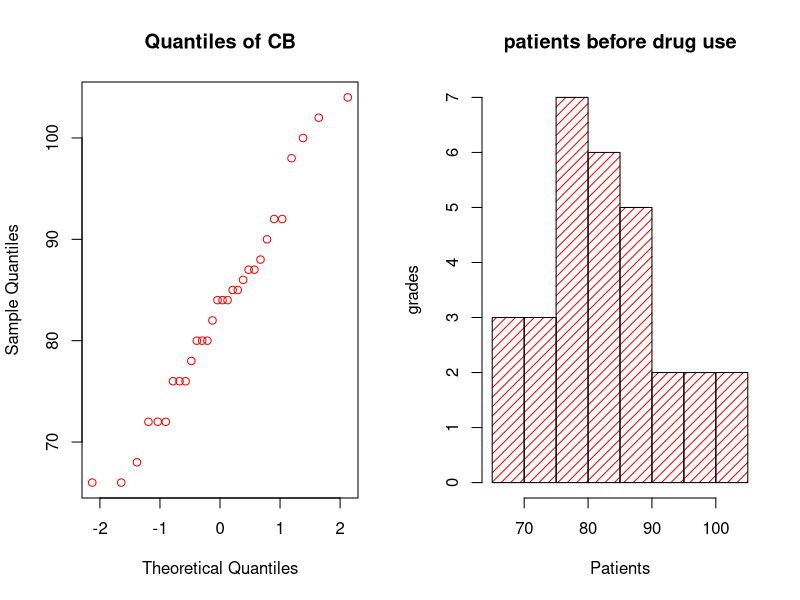
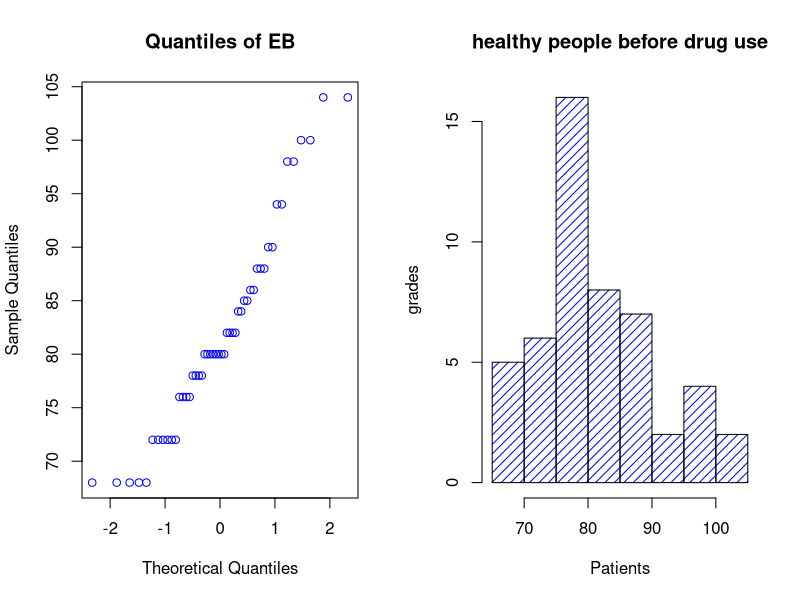
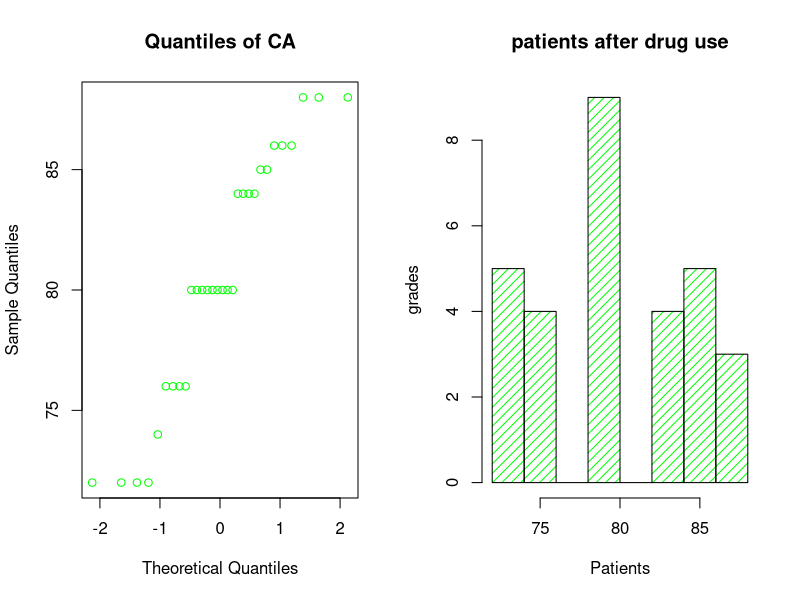
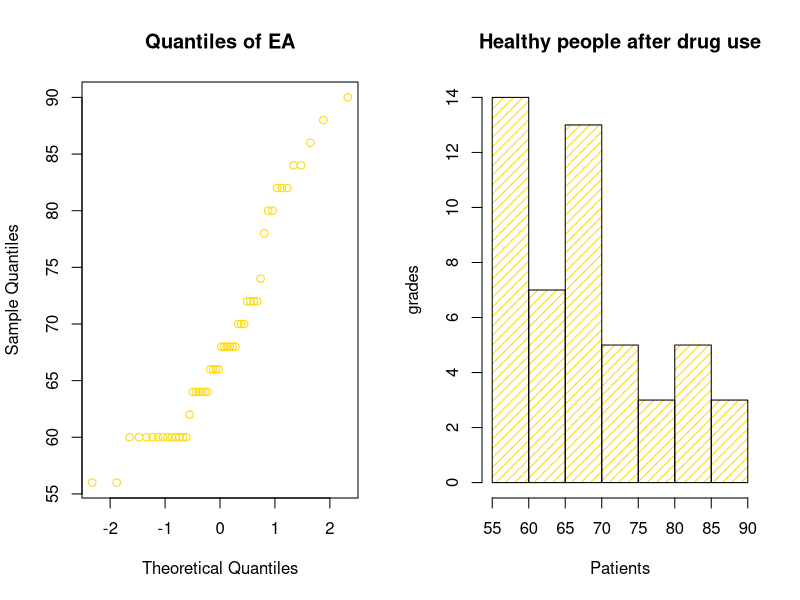
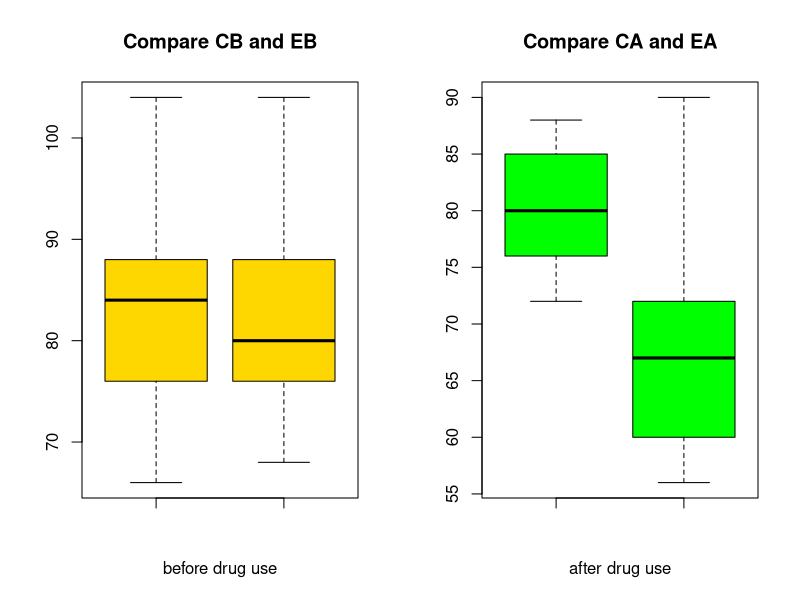
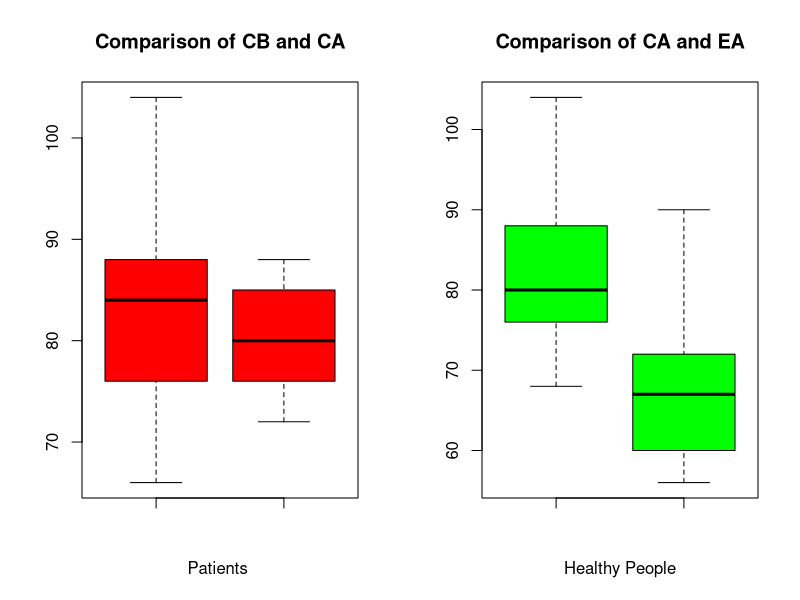

Write the R code that produced these figures, in order.
# Критерии сравнения групп и анализ таблиц сопряженности 
# Criteria for comparison of groups and analysis of contingency tables

#            Задание 1:
# 1:Проверить выборки на нормальность графически и с помощью подходящего статистического критерия.

#Opening the file pulse

setwd("/Users/macbook/Documents/university/R/Lab5")


getwd()
x=read.table("pulse.txt", header=TRUE, sep='\t')
x
# Точки указывают на одномерную нормальность набора данных. 
# Если данные распределены нормально, точки будут лежать на опорной линии под углом 45 градусов.
# Если данные не распределены нормально, точки будут отклоняться от опорной линии.
# CB:
oldpar=par()
par(mfrow=c(1,2))
# строит график соответствия квантилей значений вектора x и ожидаемых квантилей
qqnorm(x$CB, main="Quantiles of CB", col="red")
hist(x$CB, col="red",
     density=15, border="black",
     ylab="grades", 
     main="patients before drug use",
     xlab="Patients",)

# EB:
oldpar=par()
par(mfrow=c(1,2))
qqnorm(x$EB, main="Quantiles of EB", col="blue")
hist(x$EB, col="blue",
     density=15, border="black",
     ylab="grades", 
     main="healthy people before drug use",
     xlab="Patients",)

# CA
oldpar=par()
par(mfrow=c(1,2))
qqnorm(x$CA, main="Quantiles of CA", col="green")
hist(x$CA, col="green",
     density=15, border="black",
     ylab="grades", 
     main="patients after drug use",
     xlab="Patients",)

#EA

oldpar=par()
par(mfrow=c(1,2))
qqnorm(x$EA, main="Quantiles of EA", col="gold")
hist(x$EA, col="gold",
     density=15, border="black",
     ylab="grades", 
     main="Healthy people after drug use",
     xlab="Patients",)

#Criteria
#Тест отклоняет гипотезу о нормальности, когда p-значение меньше или равно 0,05. 
# Непрохождение теста на нормальность позволяет с уверенностью 95% утверждать, что данные не соответствуют нормальному распределению.
shapiro.test(x$CB)
shapiro.test(x$EB)
shapiro.test(x$CA)
shapiro.test(x$EA)


# 2. Применив подходящие критерии сравнения групп определить однородность данных «до» и «после» 
# для обеих групп испытуемых: «здоровых» и «пациентов» и построить коробки с усами

# Performs one- and two-sample Wilcoxon tests on vectors of data;

# до

wilcox.test(x$CB,x$EB,var.equal = TRUE) 

#after medicines
wilcox.test(x$CA,x$EA)

boxplot(x$CB,x$EB,col="gold",main="Compare CB and EB",xlab="before drug use")
boxplot(x$CA,x$EA,col="green",main="Compare CA and EA",xlab="after drug use")

# A data set is homogeneous if it is made up of things (i.e. people, cells or traits) that are similar to each other.

# 3. Применив подходящие критерии сравнения групп определить однородность данных по группам испытуемых
# «здоровых» и «пациентов» для обеих случаев «до» и «после» и построить коробки с усами

wilcox.test(x$CB,x$CA,paired = TRUE)

wilcox.test(x$EB,x$EA,paired = TRUE)

boxplot(x$CB,x$CA,col="red",main="Comparison of CB and CA",xlab="Patients ")
boxplot(x$EB,x$EA,col="green",main="Comparison of CA and EA",xlab="Healthy People")

# 4. эффектив, определить однородность, 4 выборки взяты из одного распределения вероятностей

# Задание 2:

# 1.«Группа» и «Оценка».

getwd()
y=read.table("grades.txt", header=TRUE,fileEncodin="utf-16")
y

gr1=c(y$Группа1)
gr2=c(y$Группа2)
gr3=c(y$Группа3)
gr4=c(y$Группа4)

grades1=table(gr1)
grades1
grades2=table(gr2)
grades2
grades3=table(gr3)
grades3
grades4=table(gr4)
grades4
tri=c(17,12,13,4)
four=c(11,15,12,7)
five=c(2,3,5,19)

grades=matrix(c(tri,four,five),4,3,byrow=TRUE,dimnames=list(c("group1","group2","group3","group4"),c("3","4","5")))
grades
#2. Hypotesis критерий Фишера
fisher.test(grades, simulate.p.value=TRUE)
# никакой разницы между группами